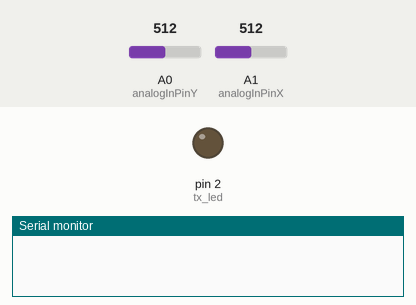
A sketch run on a simulated Arduino Uno, built with avr-gcc and run on an emulated ATmega328P. Parts: output pins drawn as LEDs (lit = HIGH), the last lines printed to the serial monitor. The test bench sets the inputs (shaded band); at power-on: A0 (analogInPinY) = 512, A1 (analogInPinX) = 512. No radio packets arrive unless stated.

Above: at 1.2 s.
1.3 s: A0 (analogInPinY) set to 534
2.8 s: A0 (analogInPinY) set to 564
At 3.5 s:
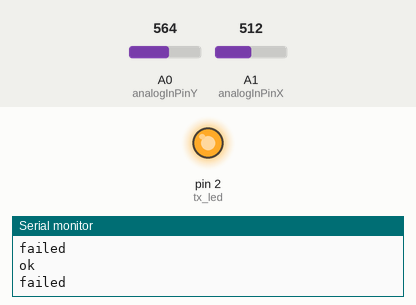
4.3 s: A0 (analogInPinY) set to 511
At 4.8 s:
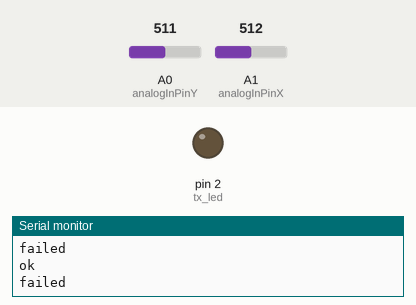
5.8 s: A0 (analogInPinY) set to 484
At 6.9 s:
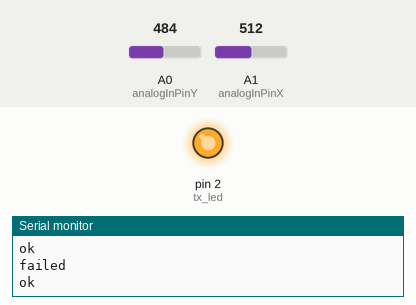
Timing chart, 0 to 8.3 s (numbered marks = the images above; inputs shaded):
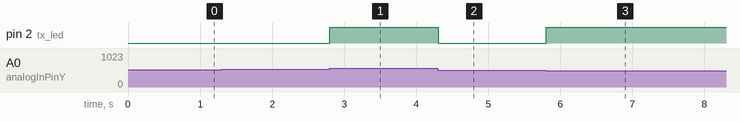

Measured:
- the behaviour switches between 546 and 547 on A0 (analogInPinY) (found by bisection; images 0 and 1)
- the behaviour switches between 501 and 500 on A0 (analogInPinY) (found by bisection; images 2 and 3)
- after the input at 1.3 s, every drawn part: stays the same
- after the input at 2.8 s, pin 2 (tx_led): LOW → HIGH at once
- after the input at 4.3 s, pin 2 (tx_led): HIGH → LOW at once
- after the input at 5.8 s, pin 2 (tx_led): LOW → HIGH at once

The sketch:

Tx_Board_2_0.ino
```cpp
// (licence header left out)
/* A simple Project for Remote Controlling with nRF24L01+ radios.
 We have 2 nodes, the transmitter (this one) and the receiver which is attached to the Car.
 The idea is to transmit  2 parameters , one is Direction (Backward, or Forward with the speed) the other is the Steering (Left, or Right with the degree of rotation).
 The nRF24L01 transmit values in type of "uint8_t" with maximum of 256 for each packet, so the values of direction is divided by (10) at the Tx side,
 then it is multiplied by 10 again at the Rx side.
 The Rx rules is to output the received parameters to port 3 and 6 where the Servo and the ESC are are attached
 a condition is required to prevent the controller from transmitting values that is not useful (like 1480-1530 for ESC and 88-92 for Servo) to save more power as much as we can
 */

#include <SPI.h>
#include "nRF24L01.h"
#include "RF24.h"
#include "printf.h"
//
// Hardware configuration
//
// Set up nRF24L01 radio on SPI bus plus pins 9 & 10
RF24 radio(9,10);

uint8_t data[2] ; //buffer to store received data
const uint8_t buffer_size = sizeof(data);
//pins that used for the Joystick
const int analogInPinY= A0; //
const int analogInPinX = A1;//
const int StearRight = 3;
const int StearLeft = 5;
const int tx_led=2;// transmission indicator
int Y_value = 0;        // values read from the pot
int X_value = 0;
int outputValue = 0;
/*
const int transmit_pin=6;
 int transmit_enable;
 int ForwrdButton=2;
 int BackwrdButton=3;
 */
//
// Topology
//

// Single radio pipe address for the 2 nodes to communicate.
const uint64_t pipe = 0xE8E8F0F0E1LL;


//
// Setup
//

void setup(void)
{

  Serial.begin(9600);
  printf_begin();

  //
  // Setup and configure rf radio
  //

  radio.begin();

  radio.openWritingPipe(pipe);
  //
  // Dump the configuration of the rf unit for debugging
  //

  radio.printDetails();

  //
  // Set up buttons
  //

  /*to be used later
   pinMode(ForwrdButton,INPUT );
   pinMode(BackwrdButton,INPUT);
   pinMode(transmit_enable,INPUT);
   */
  pinMode(tx_led,OUTPUT);
  digitalWrite(tx_led,LOW);
  pinMode(StearRight,INPUT);
  pinMode(StearLeft,INPUT);
  digitalWrite(StearRight,HIGH);
  digitalWrite(StearLeft,HIGH);

}

//
// Loop
//

void loop(void)
{

  X_value = analogRead(analogInPinX);
  data[0] = map(X_value, 0, 1024,100 , 200);
  Y_value = analogRead(analogInPinY);
  data[1] = map(Y_value, 0, 1024, 135, 45);
    if(!StearRight)
      data[1]=45;
    else if(!StearLeft)
      data[1]=135;
  //  transmit_enable=!digitalRead(transmit_pin);
  //an error ratio around +3,-3 appears  coming from the Joystick  all the time,
  //so we neglect them (using the following if statement) because they make the system transmitting data always and they are useless and waste of power

  if((data[0]>153 || data[0] <=149) ||  (data[1]>=92 || data[1]<88))
  {
    //printf("Now sending...");
    bool ok = radio.write( data, buffer_size );
    //if (ok)
    printf("ok\n\r");
    // else
    printf("failed\n\r");
    // delay(15);
    digitalWrite(tx_led,HIGH); //turn led on after transmission
  }
  else digitalWrite(tx_led,LOW);//keep led off when no transmission
}
```

printf.h
```cpp
// (licence header left out)
/**
 * @file printf.h
 *
 * Setup necessary to direct stdout to the Arduino Serial library, which
 * enables 'printf'
 */

#ifndef __PRINTF_H__
#define __PRINTF_H__

#ifdef ARDUINO

int serial_putc( char c, FILE * )
{
  Serial.write( c );

  return c;
}

void printf_begin(void)
{
  fdevopen( &serial_putc, 0 );
}

#else
#error This example is only for use on Arduino.
#endif // ARDUINO

#endif // __PRINTF_H__
```
